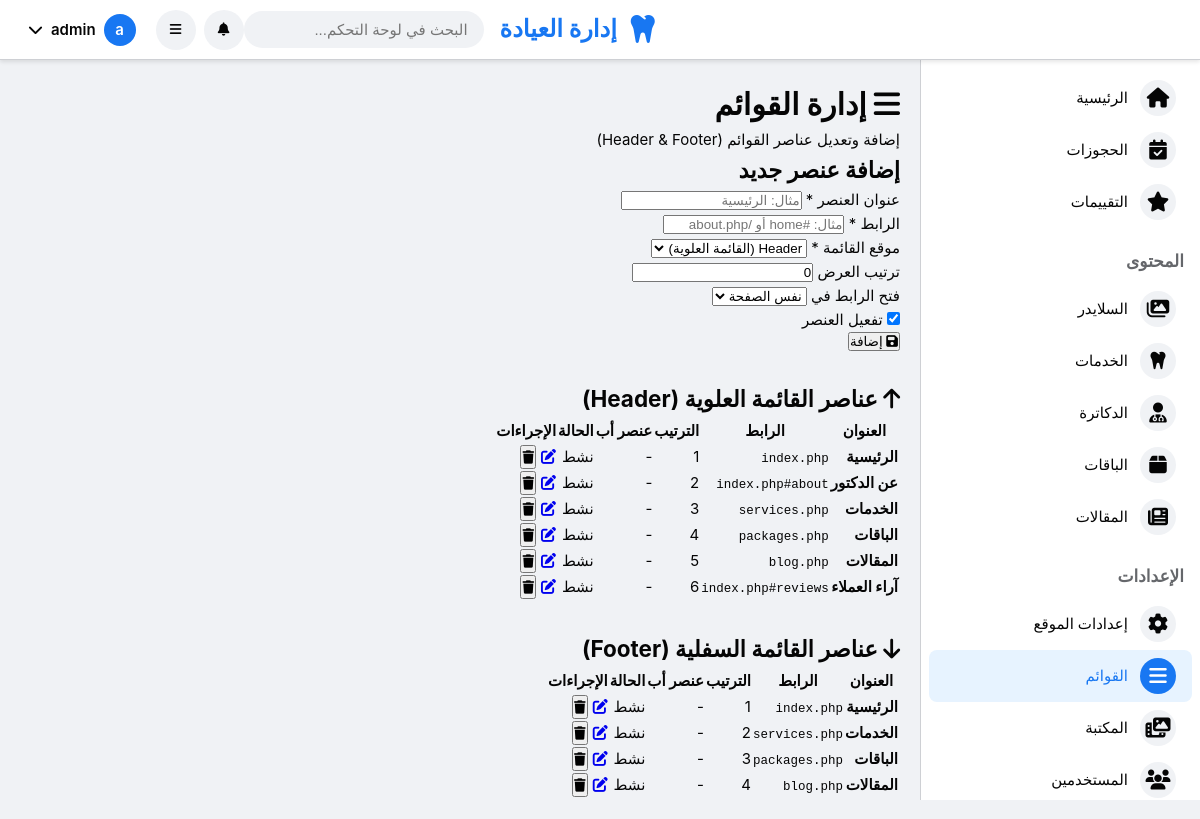
Page /admin/menu.php (signed in) on the committed database.
### tables this page shows
CREATE TABLE IF NOT EXISTS `menu_items` (
    `id` INT PRIMARY KEY AUTO_INCREMENT,
    `title` VARCHAR(100) NOT NULL,
    `url` VARCHAR(255) NOT NULL,
    `position` ENUM('header', 'footer') DEFAULT 'header',
    `display_order` INT DEFAULT 0,
    `is_active` BOOLEAN DEFAULT TRUE,
    `target` ENUM('_self', '_blank') DEFAULT '_self',
    `created_at` TIMESTAMP DEFAULT CURRENT_TIMESTAMP,
    `updated_at` TIMESTAMP DEFAULT CURRENT_TIMESTAMP ON UPDATE CURRENT_TIMESTAMP,
    INDEX `idx_position_order` (`position`, `display_order`, `is_active`)
);

### admin/menu.php (the view, shortened to what this page needs)
<?php
require_once '../includes/config.php';
$stmt = $conn->query("SELECT * FROM menu_items ORDER BY position, display_order ASC");
$menu_items = $stmt->fetchAll();
$grouped_items = [
    'header' => [],
    'footer' => []
];
foreach ($menu_items as $item) {
    $grouped_items[$item['position']][] = $item;
}
$edit_item = null;
include 'includes/header.php';
?>
<div class="page-header">
    <h1><i class="fas fa-bars"></i> إدارة القوائم</h1>
    <p>إضافة وتعديل عناصر القوائم (Header & Footer)</p>
</div>
<div class="card">
    <div class="card-header">
        <h2><?php echo $edit_item ? 'تعديل عنصر القائمة' : 'إضافة عنصر جديد'; ?></h2>
    </div>
    <div class="card-body">
        <form method="POST">
            <div class="form-row">
                <div class="form-group">
                    <label for="title">عنوان العنصر *</label>
                    <input type="text" id="title" name="title" required
                           value="<?php echo $edit_item ? htmlspecialchars($edit_item['title']) : ''; ?>"
                           placeholder="مثال: الرئيسية">
                </div>
                <div class="form-group">
                    <label for="url">الرابط *</label>
                    <input type="text" id="url" name="url" required
                           value="<?php echo $edit_item ? htmlspecialchars($edit_item['url']) : ''; ?>"
                           placeholder="مثال: #home أو /about.php">
                </div>
            </div>
            <div class="form-row">
                <div class="form-group">
                    <label for="position">موقع القائمة *</label>
                    <select id="position" name="position" required>
                        <option value="header" <?php echo ($edit_item && $edit_item['position'] === 'header') ? 'selected' : ''; ?>>Header (القائمة العلوية)</option>
                    </select>
                </div>
                <div class="form-group">
                    <label for="display_order">ترتيب العرض</label>
                    <input type="number" id="display_order" name="display_order"
                           value="<?php echo $edit_item ? $edit_item['display_order'] : 0; ?>">
                </div>
            </div>
            <div class="form-row">
                <div class="form-group">
                    <label for="target">فتح الرابط في</label>
                    <select id="target" name="target">
                        <option value="_self" <?php echo ($edit_item && $edit_item['target'] === '_self') ? 'selected' : ''; ?>>نفس الصفحة</option>
                    </select>
                </div>
                <div class="form-group">
                    <label>
                        <input type="checkbox" name="is_active" value="1"
                               <?php echo (!$edit_item || $edit_item['is_active']) ? 'checked' : ''; ?>>
                        تفعيل العنصر
                    </label>
                </div>
            </div>
            <div style="display: flex; gap: 10px;">
                <button type="submit" name="save_menu_item" class="btn btn-primary">
                    <i class="fas fa-save"></i> <?php echo $edit_item ? 'تحديث' : 'إضافة'; ?>
                </button>
            </div>
        </form>
    </div>
</div>
<div class="card" style="margin-top: 30px;">
    <div class="card-header">
        <h2><i class="fas fa-arrow-up"></i> عناصر القائمة العلوية (Header)</h2>
    </div>
    <div class="card-body">
        <?php if (count($grouped_items['header']) > 0): ?>
        <div class="table-responsive">
            <table class="table">
                <thead>
                    <tr>
                        <th>العنوان</th>
                        <th>الرابط</th>
                        <th>الترتيب</th>
                        <th>عنصر أب</th>
                        <th>الحالة</th>
                        <th>الإجراءات</th>
                    </tr>
                </thead>
                <tbody>
                    <?php foreach ($grouped_items['header'] as $item): ?>
                    <tr>
                        <td>
                            <strong><?php echo htmlspecialchars($item['title']); ?></strong>
                        </td>
                        <td>
                            <small style="color: var(--text-light); font-family: monospace;">
                                <?php echo htmlspecialchars($item['url']); ?>
                            </small>
                        </td>
                        <td><?php echo $item['display_order']; ?></td>
                        <td>-</td>
                        <td>
                            <?php if ($item['is_active']): ?>
                            <span class="badge badge-success">نشط</span>
                            <?php else: ?>
                            <span class="badge badge-secondary">غير نشط</span>
                            <?php endif; ?>
                        </td>
                        <td>
                            <div style="display: flex; gap: 5px;">
                                <a href="menu.php?edit=<?php echo $item['id']; ?>"
                                   class="btn btn-sm btn-primary" title="تعديل">
                                    <i class="fas fa-edit"></i>
                                </a>
                                <button onclick="deleteMenuItem(<?php echo $item['id']; ?>)"
                                        class="btn btn-sm btn-danger" title="حذف">
                                    <i class="fas fa-trash"></i>
                                </button>
                            </div>
                        </td>
                    </tr>
                    <?php endforeach; ?>
                </tbody>
            </table>
        </div>
        <?php endif; ?>
    </div>
</div>
<div class="card" style="margin-top: 30px;">
    <div class="card-header">
        <h2><i class="fas fa-arrow-down"></i> عناصر القائمة السفلية (Footer)</h2>
    </div>
    <div class="card-body">
        <?php if (count($grouped_items['footer']) > 0): ?>
        <div class="table-responsive">
            <table class="table">
                <thead>
                    <tr>
                        <th>العنوان</th>
                        <th>الرابط</th>
                        <th>الترتيب</th>
                        <th>عنصر أب</th>
                        <th>الحالة</th>
                        <th>الإجراءات</th>
                    </tr>
                </thead>
                <tbody>
                    <?php foreach ($grouped_items['footer'] as $item): ?>
                    <tr>
                        <td>
                            <strong><?php echo htmlspecialchars($item['title']); ?></strong>
                        </td>
                        <td>
                            <small style="color: var(--text-light); font-family: monospace;">
                                <?php echo htmlspecialchars($item['url']); ?>
                            </small>
                        </td>
                        <td><?php echo $item['display_order']; ?></td>
                        <td>-</td>
                        <td>
                            <?php if ($item['is_active']): ?>
                            <span class="badge badge-success">نشط</span>
                            <?php else: ?>
                            <span class="badge badge-secondary">غير نشط</span>
                            <?php endif; ?>
                        </td>
                        <td>
                            <div style="display: flex; gap: 5px;">
                                <a href="menu.php?edit=<?php echo $item['id']; ?>"
                                   class="btn btn-sm btn-primary" title="تعديل">
                                    <i class="fas fa-edit"></i>
                                </a>
                                <button onclick="deleteMenuItem(<?php echo $item['id']; ?>)"
                                        class="btn btn-sm btn-danger" title="حذف">
                                    <i class="fas fa-trash"></i>
                                </button>
                            </div>
                        </td>
                    </tr>
                    <?php endforeach; ?>
                </tbody>
            </table>
        </div>
        <?php endif; ?>
    </div>
</div>
<?php include 'includes/footer.php'; ?>

### assets/css/admin-facebook.css (style rules this page uses)
:root { --fb-blue: #1877f2; --fb-blue-hover: #166fe5; --fb-blue-dark: #0a4baf; --fb-green: #42b72a; --fb-red: #f02849; --fb-gray: #f0f2f5; --fb-dark-gray: #65676b; --fb-border: #ced0d4; --fb-text: #050505; --fb-secondary-text: #65676b; --sidebar-width: 280px; --topbar-height: 60px; }
* { margin: 0; padding: 0; box-sizing: border-box; }
body { font-family: -apple-system, BlinkMacSystemFont, 'Segoe UI', Roboto, Helvetica, Arial, sans-serif; background: var(--fb-gray); color: var(--fb-text); font-size: 15px; line-height: 1.6; }

### rows in the picture
menu_items: title "الرئيسية", url "index.php", display_order "1", is_active "نشط"
menu_items: title "عن الدكتور", url "index.php#about", display_order "2", is_active "نشط"
menu_items: title "الخدمات", url "services.php", display_order "3", is_active "نشط"
menu_items: title "الباقات", url "packages.php", display_order "4", is_active "نشط"
menu_items: title "المقالات", url "blog.php", display_order "5", is_active "نشط"
menu_items: title "آراء العملاء", url "index.php#reviews", display_order "6", is_active "نشط"
menu_items: title "الرئيسية", url "index.php", display_order "1", is_active "نشط"
menu_items: title "الخدمات", url "services.php", display_order "2", is_active "نشط"
menu_items: title "الباقات", url "packages.php", display_order "3", is_active "نشط"
menu_items: title "المقالات", url "blog.php", display_order "4", is_active "نشط"

### other values in the picture
$admin_initial "a"
$admin_username "admin"
